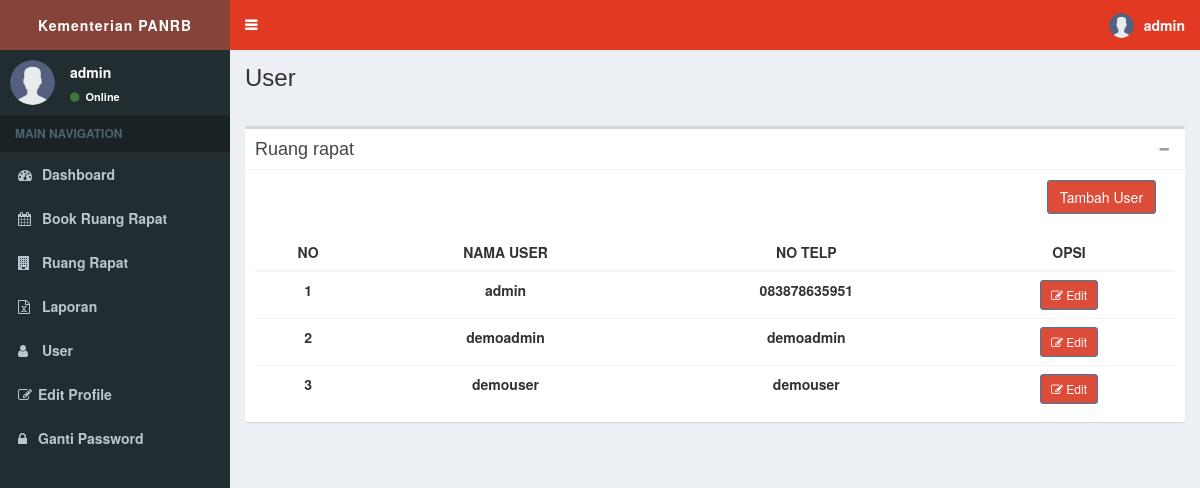
Screenshot of /page/user/user.php (signed in) with the database file from the repository.
### tables this page shows
CREATE TABLE `tb_user` (
  `id_user` int(11) NOT NULL,
  `no_telp` varchar(50) NOT NULL DEFAULT '0',
  `nama_user` varchar(50) DEFAULT NULL,
  `password` varchar(50) DEFAULT NULL,
  `role` varchar(50) DEFAULT NULL
);

### page/user/user.php (the view, shortened to what this page needs)
<?php require_once '../template/header.php'; ?>
<?php require_once '../../function/koneksi.php'; ?>
<div class="wrapper">
  <body class="hold-transition skin-blue sidebar-mini">
    <?php require_once '../template/headermain.php' ?>
    <?php require_once '../template/asidebar.php' ?>
    <div class="content-wrapper">
      <section class="content-header">
        <h1>
          User
        </h1>
        <br>
      </section>
    <section class="content">
      <div class="box">
        <div class="box-header with-border">
          <h3 class="box-title">Ruang rapat</h3>
          <div class="box-tools pull-right">
            <button type="button" class="btn btn-box-tool" data-widget="collapse" data-toggle="tooltip"
                    title="Collapse">
              <i class="fa fa-minus"></i></button>
          </div>
        </div>
        <div class="box-body">
        <div class="row">
          <div class="col-sm-2 pull-right">
            <a href="tambahuser.php" class="btn btn-primary">Tambah User</a>
          </div>
        </div>
        <br>
           <table class="table table-data table-hover text-center" width="100%">
            <thead>
              <tr>
                <th>NO</th>
                <th>NAMA USER</th>
                <th>NO TELP</th>
                <th>OPSI</th>
              </tr>
            </thead>
            <tbody>
          <?php
          $sql ="SELECT * FROM tb_user";
          $query = mysqli_query($koneksi,$sql);
          $no=1;
          ?>
          <?php while ($result = mysqli_fetch_assoc($query)): ?>
          <tr>
                <td><?=$no?></td>
                <td><?=$result['nama_user']?></td>
                <td><?=$result['no_telp']?></td>
                <td>
                  <a href="edituser.php?iduser=<?=$result['id_user']?>" class="btn btn-sm btn-primary"><i class="fa fa-edit"></i> Edit</a>
                </td>
              </tr>
          <?php
            $no++;
            endwhile;
          ?>
            </tbody>
        </table>
        </div>
      </div>
    </section>
  </div>
</div>
<?php require_once '../template/footer.php'; ?>

### rows the page displays
tb_user: nama_user "admin", no_telp "083878635951"
tb_user: nama_user "demoadmin", no_telp "demoadmin"
tb_user: nama_user "demouser", no_telp "demouser"

### other values shown
$_SESSION['nama_user'] "admin"
